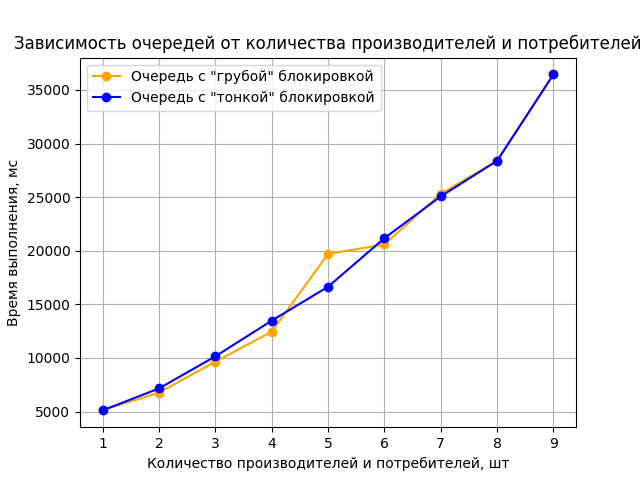

Python code for this plot:
import matplotlib.pyplot as plt


count = [1, 2, 3, 4, 5, 6, 7, 8, 9]
rough_times = [5134, 6771, 9648, 12449, 19697, 20586, 25313, 28401, 36447]
thin_times = [5110, 7154, 10148, 13476, 16639, 21170, 25072, 28385, 36451]
free_times = [5196, 6910, 8809, 12292, 15464, 18433, 23967, 29900, 31248]
plt.plot(count, rough_times, marker='o', color='orange', label='Очередь с "грубой" блокировкой')
plt.plot(count, thin_times, marker='o', color='blue', label='Очередь с "тонкой" блокировкой')
plt.title('Зависимость очередей от количества производителей и потребителей')
plt.xlabel('Количество производителей и потребителей, шт')
plt.ylabel('Время выполнения, мс')
plt.grid(True)
plt.legend()

plt.savefig('compare_chart.png')
